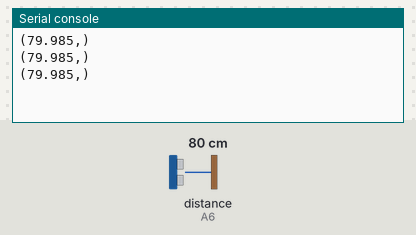
This program was run on a simulated CircuitPython board. Shown: the last lines printed to the serial console. The test bench sets the inputs (shaded band); at power-on: distance to the obstacle (sensor on A6) 80 cm. The echo pulse lasts 58.3 µs per cm.

Above: at 1.2 s.
1.3 s: distance to the obstacle (sensor on A6) set to 2 cm
At 1.8 s:
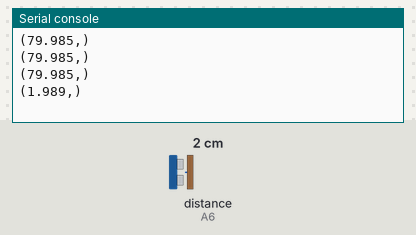
2.8 s: distance to the obstacle (sensor on A6) set to 4 cm
At 3.4 s:
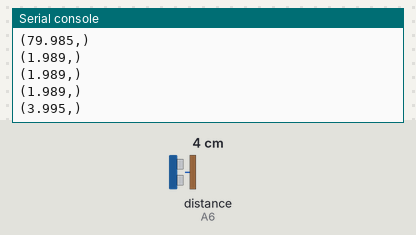
Timing chart, 0 to 5.8 s (numbered marks = the images above; inputs shaded):
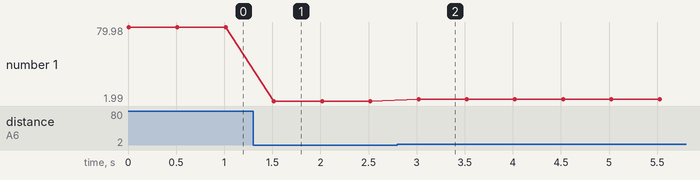

Measured:
- after the input at 1.3 s, the serial console: prints a new line after 0.22 s (image 1)
- after the input at 2.8 s, the serial console: prints a new line after 0.22 s (image 2)
- plotted number 1: 79.98 → 1.99 after the input at 1.3 s, 1.99 → 4 after the input at 2.8 s

The program:

Lab_1.py
```python
#-- ExternalProximitySensor.py - CircuitPython code for CPX --#
# Import Section
import board
from adafruit_hcsr04 import HCSR04
from time import sleep
# Setup Section
sonar = HCSR04(trigger_pin=board.A7, echo_pin=board.A6) # Function Section
# Loop Section
while True:
    try:
        print((sonar.distance,))
    except RuntimeError:
        print("Retrying!")
    sleep(0.5)
# Write your code here :-)
```
